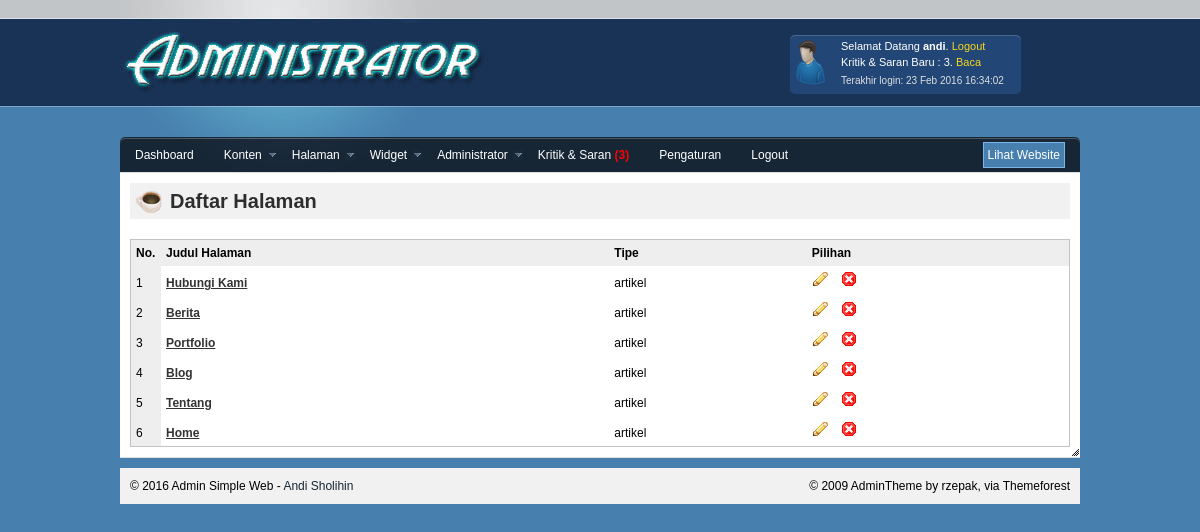
Page /myadmin/index.php?hal=tabelhal (signed in) on the committed database.
### tables this page shows
CREATE TABLE `halaman` (
  `id_halaman` int(11) NOT NULL,
  `judul_halaman` varchar(20) NOT NULL,
  `tipe` varchar(10) NOT NULL,
  `no_urut` int(2) NOT NULL
);

### set/global.php (called while the page is built, shortened)
<?php
	$query = mysql_query("SELECT * FROM setting");
	if ($query) {
		$set = mysql_fetch_array($query);
		$url_web = $set['url_web'];
	}
?>

### set/config.php (called while the page is built, shortened)
<?php
	require_once("global.php");
?>

### myadmin/tabel_halaman.php (the view, shortened to what this page needs)
<div id="tabledata" class="section">
<?php
	$que = mysql_query("SELECT * FROM halaman ORDER BY no_urut DESC");
?>
			<h2 class="ico_mug">Daftar Halaman</h2>
		    <table id="table">
			<thead>
			<tr>
				<th>No.</th>
				<th>Judul Halaman</th>
				<th>Tipe</th>
				<th>Pilihan</th>
			</tr>
			</thead>
			<tbody>
			<?php
			$i=1;
			while($isi = mysql_fetch_array($que)){
			?>
			<tr class="baris">
				<td class="table_check"><?php echo $i;?></td>
				<td class="table_title"><a href="?hal=edithal&id=<?php echo $isi['id_halaman']; ?>"><?php echo $isi['judul_halaman'];?></a></td>
				<td><?php echo $isi['tipe'];?></td>
				<td>
				<a href="?hal=edithal&id=<?php echo $isi['id_halaman']; ?>"><img alt="edit" src="img/edit.jpg" border="0"></a>
				<a href="hapus_halaman.php?id=<?php echo $isi['id_halaman']; ?>" onclick="alert('PERHATIAN !\nMenghapus halaman berarti menghapus konten\nyang berhubungan dengan halaman ini!');return confirm('Apakah Anda yakin akan menghapus halaman?');"><img src="img/cancel.jpg" alt="delete" border="0"/>
				</td>
			</tr>
			<?php
				$i++;
				}
			?>
			</tbody>
		</table>
</div>

### myadmin/index.php (shortened to what this page needs)
<?php
	require_once("../set/config.php");
	$pesan = mysql_fetch_array(mysql_query("SELECT COUNT(*) AS baru FROM pesan WHERE dibaca = 'no'"));
?>
<!DOCTYPE html PUBLIC "-//W3C//DTD XHTML 1.0 Transitional//EN" "http://www.w3.org/TR/xhtml1/DTD/xhtml1-transitional.dtd">
<html xmlns="http://www.w3.org/1999/xhtml">
<head>
    <link rel="stylesheet" type="text/css" media="all" href="css/style.css" />
	<link rel="stylesheet" type="text/css" href="markitup/skins/markitup/style.css" />
	<link rel="stylesheet" type="text/css" href="markitup/sets/default/style.css" />
	<link rel="stylesheet" type="text/css" href="css/superfish.css" media="screen">
</head>
<body>
<div class="container" id="container">
    <div  id="header">
    	<div id="profile_info">
			<img src="img/avatar.jpg" id="avatar" alt="avatar" />
			<p>Selamat Datang <strong><?php echo $_SESSION['username']; ?></strong>. <a href="logout.php" onclick="return confirm('Anda yakin akan logout dari sistem?')">Logout</a></p>
			<p>Kritik & Saran Baru : <?php echo "$pesan[baru]"; ?>. <a href="?hal=tabelpesan">Baca</a></p>
			<p class="last_login">Terakhir login: <?php echo date("d M Y H:i:s", strtotime($_SESSION['last'])); ?></p>
		</div>
		<div id="logo"><h1 style=""><a href="index.php">Administrator</a></h1></div>
    </div>
	    <div id="content" >
	    <div id="top_menu" class="clearfix">
	    	<ul class="sf-menu">
			<li>
				<a href="?hal=dashboard">Dashboard</a>
			</li>
			<li class="current">
				<a href="#a">Konten</a>
			</li>
			<li>
				<a href="#">Halaman</a>
			</li>
			<li>
				<a href="#">Widget</a>
			</li>
			<li>
				<a href="#">Administrator</a>
			</li>
			<li>
				<a href="?hal=tabelpesan">Kritik & Saran <?php if($pesan['baru']>0){echo "<font color=\"red\"><b>($pesan[baru])</b></font>";} ?></a>
			</li>
			<li>
				<a href="?hal=set">Pengaturan</a>
			</li>
			<li>
				<a href="logout.php" onclick="return confirm('Anda yakin akan logout dari sistem?')">Logout</a>
			</li>
		</ul>
			<a href="<?php echo "$url_web"; ?>" id="visit" class="right" target="_blank">Lihat Website</a>
	    </div>
		<?php
			include "content.php";
		?>
	    </div>
    <div  id="footer" class="clearfix">
    	<p class="left">&copy; <?php echo date("Y"); ?> Admin Simple Web - <a href="http://www.sholihin.com" target="_blank">Andi Sholihin</a></p>
		<p class="right">&copy; 2009 AdminTheme by rzepak, via Themeforest</p>
	</div>
</div>
</body>
</html>

### myadmin/content.php (shortened to what this page needs)
<?php
	$hal = !empty($_GET['hal']) ? $_GET['hal'] : '';
	$hal = str_replace("\'","", $hal);
	switch($hal){
		case "tabelhal" : include "tabel_halaman.php";
				  break;
	}
?>

### myadmin/css/style.css (style rules this page uses)
html, body, div, span, applet, object, iframe, p, blockquote, pre, a, abbr, acronym, address, big, cite, code, del, dfn, em, font, img, ins, kbd, q, s, samp, small, strike, strong, sub, sup, tt, var, b, u, i, center, dl, dt, dd, ol, ul, li, fieldset, form, label, legend, table, caption, tbody, tfoot, thead, tr, th, td { margin: 0; padding: 0; border: 0; outline: 0; font-size: 100%; vertical-align: baseline;background: transparent; }
body { line-height: 1; }
ol, ul { list-style: none; }
table { border-collapse: collapse;border-spacing: 0; }
.clearfix:after { content: "."; display: block; height: 0; clear: both; visibility: hidden; }
.clearfix { display: inline-block; }
body { font-size:12px;font-family: Arial, Helvetica, sans-serif;color:#000;background:url(../img/bg.jpg) repeat-x #4780ae;line-height:16px; }
a { color:#162635;text-decoration:none; }
.left { float:left; }
.right { float:right; }
h1 { color:#2d2d2d;padding:0px;margin:0px;margin-top:10px;padding:10px; }
h2 { color:#2d2d2d;font-family: Arial, Helvetica, sans-serif;font-size:20px;padding:10px;margin:0px; }
p { padding:10px;background:#fff; }
ul { list-style:circle;margin:10px;margin-left:20px; }
#top_menu ul { margin:0px;padding:0px;list-style:none;font-size:12px; }
#top_menu ul li { float:left;display:block; }
#top_menu ul li a { text-decoration:none;color:#fff;display:block;padding:12px 15px 10px 15px; }
#container { overflow:hidden; width:960px; margin:0 auto;background:url(../img/overlay.jpg) no-repeat; }
#footer { clear:both; }
#top_menu { background:url(../img/menutop.jpg) no-repeat top center;width:960px;margin-top:30px;height:35px; }
#profile_info { background:url(../img/loginbox.jpg) no-repeat top center;width:300px;height:59px;padding:4px 0 0 50px;float:right;margin-top:35px;font-size:12px;color:#fff;line-height:10px; }
#profile_info p { background:none; }
#avatar { float:left;margin:0px 10px; }
#footer { background:#f1f1f1;width:940px;padding:10px;-moz-border-radius:3px;margin-top:10px; }
#footer p { background:none;padding:0px;margin:0px }
.section,.panel,#shortcuts,#chart,.quickview { background:#fff;padding:10px;border-top:1px solid #ddd;border-bottom:1px solid #ddd;-moz-border-radius:3px; }
.section { margin:0px; }
.ico_mug { background:url(../img/ico_mug.jpg) no-repeat 5px center #f1f1f1; padding-left:40px;margin-bottom:20px; }
div#logo h1 { padding:0px;margin:0px; }
div#logo h1 a { display:block;text-indent:-9999px;width:367px;height:107px;background:url(../img/logo.jpg) no-repeat; }
a#visit { display:block;color:#fff;background:#4780ae;border-left:1px solid #084577;border:1px solid #7ab7e8;padding:4px;margin:5px 15px 0px 0px;-moz-border-radius:3px; }
#profile_info p { font-size:11px;padding-top:2px;padding-bottom:4px; }
#profile_info p a { font-size:11px;color:#f9d71c; }
#profile_info p.last_login { font-size:10px;padding-top:5px;color:#dfdfdf }
#table { width:100%;border:1px solid #c3c3c3; }
#table th { background:#eee;padding:5px;text-align:left; }
#table td { padding:5px; }
#table .table_check { width:20px;background:#eee; }
#table .table_title a { color:#333333;text-decoration:underline;font-weight:bold; }

### myadmin/css/superfish.css (style rules this page uses)
.sf-menu, .sf-menu * { margin: 0; padding: 0; list-style: none; }
.sf-menu { line-height: 1.0; }
.sf-menu li { float: left; position: relative; }
.sf-menu a { display: block; position: relative; }
.sf-menu { float: left; margin-bottom: 1em; }
.sf-menu a { padding: .75em 1em; text-decoration:none; }
.sf-menu a, .sf-menu a:visited { color: #13a; }
.sf-menu a.sf-with-ul { padding-right: 2.25em; min-width: 1px; }

### rows in the picture
halaman: judul_halaman "Hubungi Kami", tipe "artikel"
halaman: judul_halaman "Berita", tipe "artikel"
halaman: judul_halaman "Portfolio", tipe "artikel"
halaman: judul_halaman "Blog", tipe "artikel"
halaman: judul_halaman "Tentang", tipe "artikel"
halaman: judul_halaman "Home", tipe "artikel"

### other values in the picture
$_SESSION['username'] "andi"
$pesan[baru] "3"
date("d M Y H:i:s", strtotime($_SESSION['last'])) "23 Feb 2016 16:34:02"
